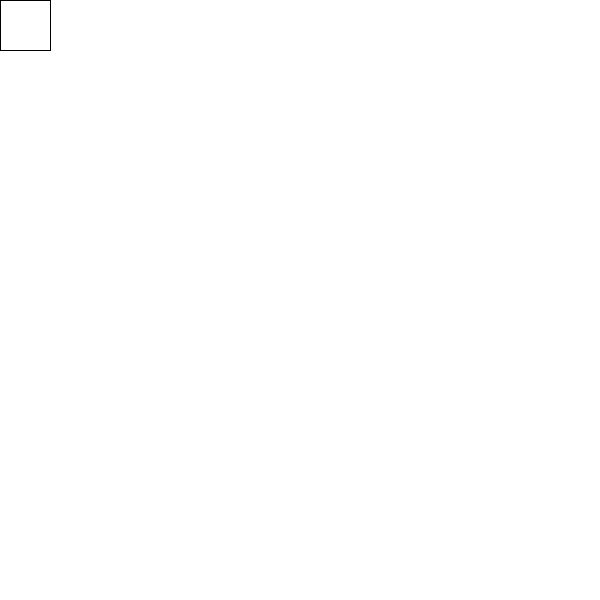
Frame 1 (no input)
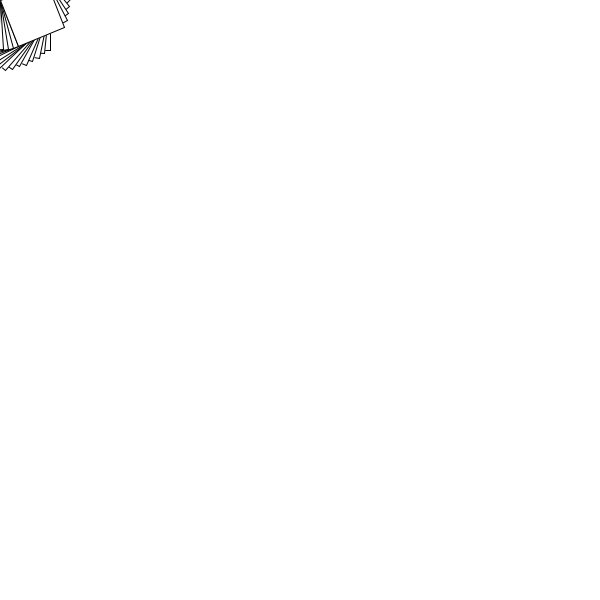
Frame 60 (the mouse pressed at the canvas centre just before this capture)
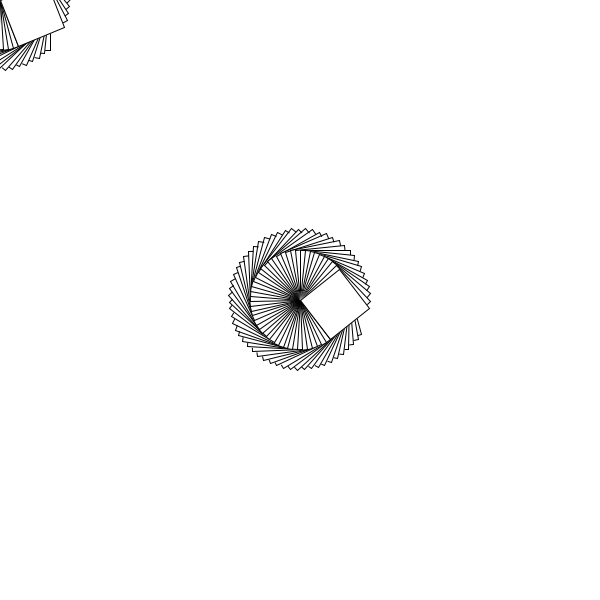
Frame 120 (the mouse held since frame 60 and released just before this capture)

The Processing sketch that drew these frames (run headless with seeded random() and noise(); from frame 60 on, the mouse is pressed at the canvas centre):

// Processing sketch: mouseRectangle
// ── mouseRectangle.pde
float angle = 0;

void setup() {
  size(600, 600);
  background(255);
}

void draw() {
  translate(mouseX, mouseY);
  rotate(angle);
  rect(0, 0, 50, 50);
  angle += 0.1;
}
